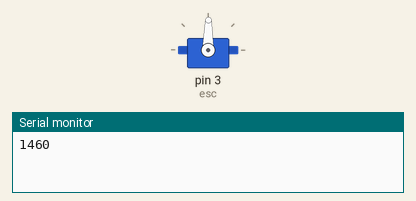
Recording of a sketch running on a simulated Arduino Uno, built with avr-gcc and run on an emulated ATmega328P. Shown: servo, the last lines printed to the serial monitor.

Above: at 0.05 s.
At 7.0 s:
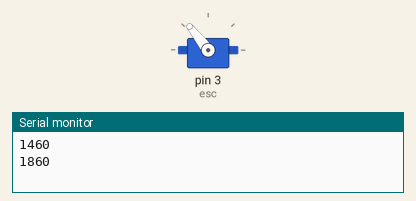
At 14.0 s:
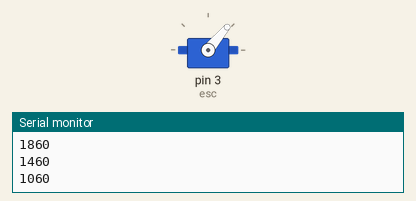
Timing chart, 0 to 18.2 s (numbered marks = the images above):
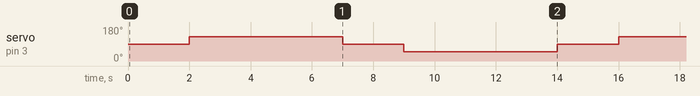

The sketch:

ESC_Testr30a.ino
```cpp
// Test for the ESC

#include <Servo.h>
Servo esc;
int throttlePin = 0;
char dir=0;
int throttle=0;


void setup() {
  Serial.begin(9600);
  esc.attach(3);
}

void loop() {
  throttle=1460;
  Serial.println(throttle);
  esc.writeMicroseconds(throttle);
  delay(2000);
  throttle=1860;
  Serial.println(throttle);
  esc.writeMicroseconds(throttle);
  delay(5000);
  throttle=1460;
  Serial.println(throttle);
  esc.writeMicroseconds(throttle);
  delay(2000);
  throttle=1060;
  Serial.println(throttle);
  esc.writeMicroseconds(throttle);
  delay(5000);

}
```

Measured:
- by itself, servo on pin 3 (esc): repeats every 14.0 s: 89° 2.0 s, 50° 5.0 s, 89° 2.0 s, 128° 5.0 s
